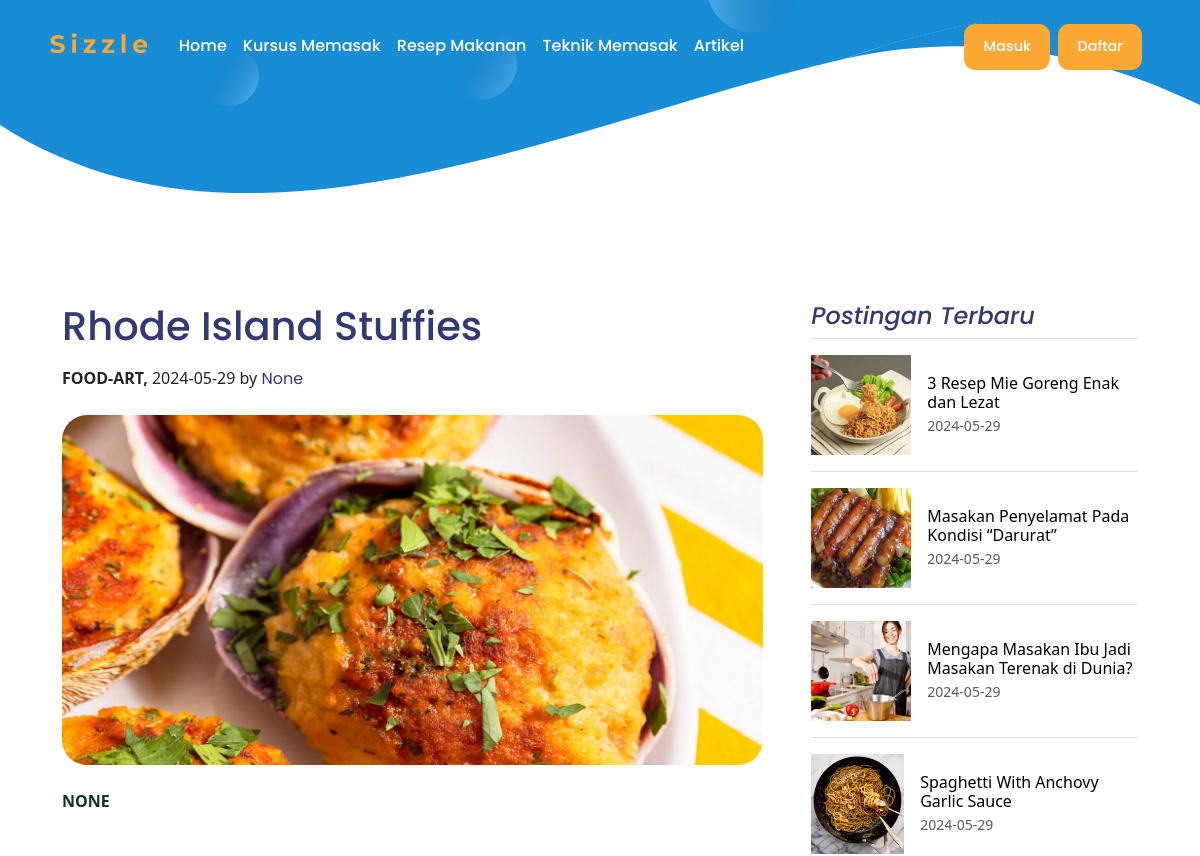
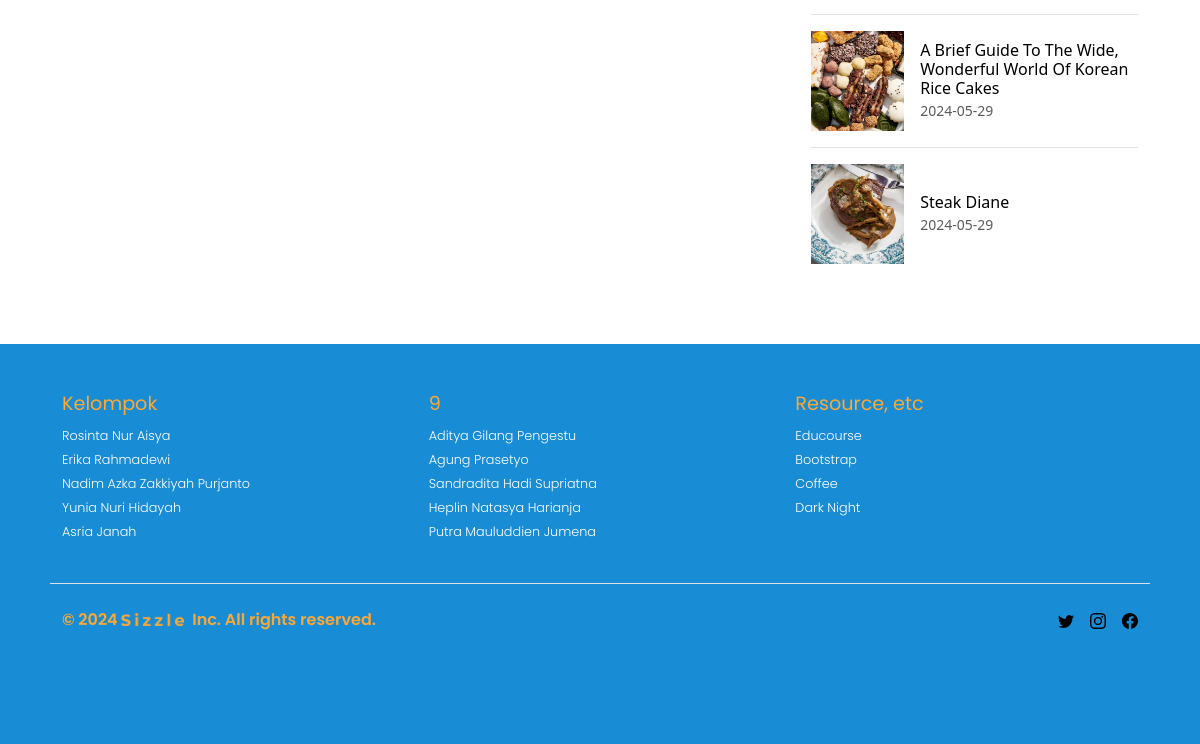
Before: /artikel/11/ with the older database file (2 pictures, top to bottom).
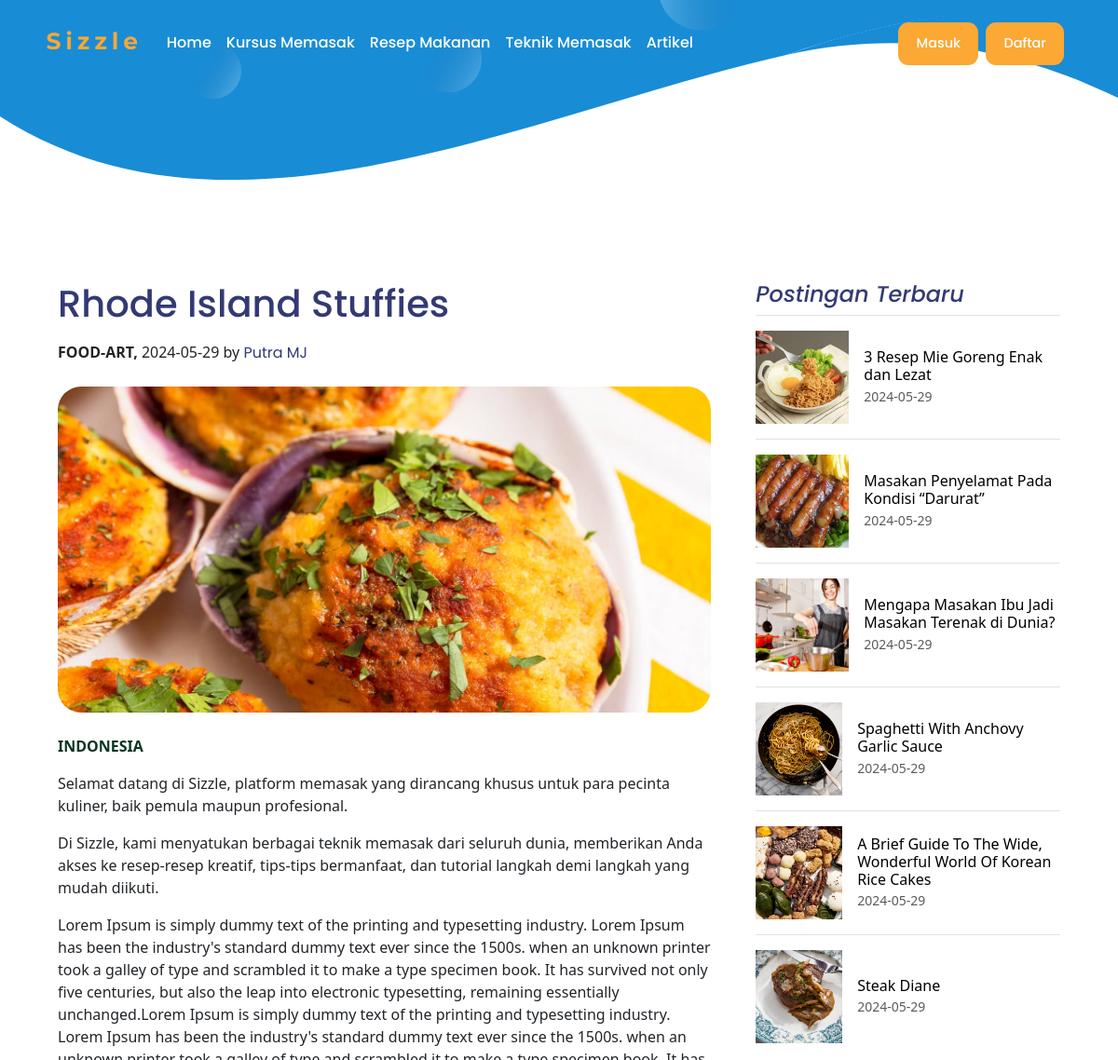
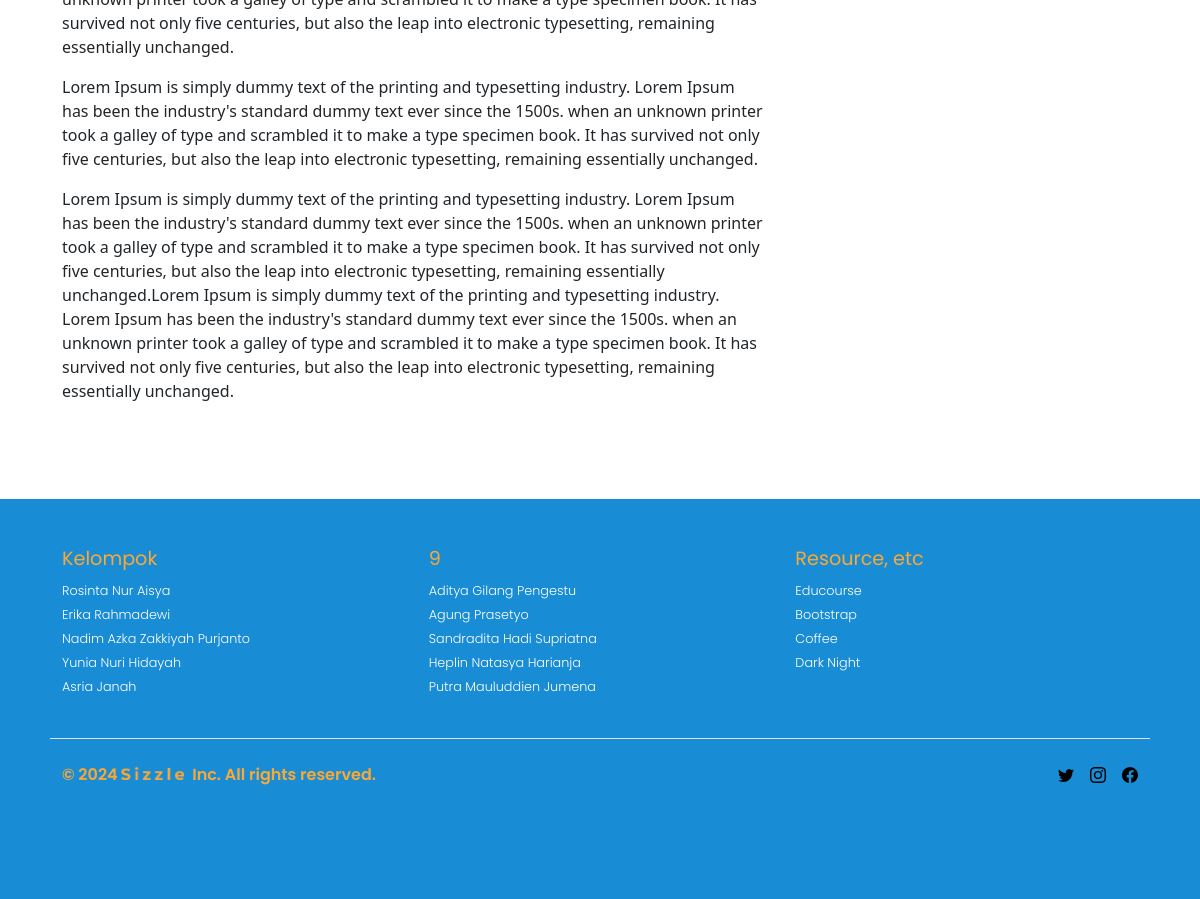
After: the same page with the newer database file (2 pictures, top to bottom).
### app/models.py (models this page shows, shortened)
class Artikel(models.Model):
    id_artikel = models.AutoField(primary_key=True)
    judul_artikel = models.CharField(max_length=255, null=True, blank=True)
    penulis = models.CharField(max_length=100, null=True, blank=True)
    region = models.CharField(max_length=50, null=True, blank=True)
    isi_artikel = models.TextField(null=True, blank=True)
    tanggal_upload = models.DateTimeField(null=True, blank=True)
    kategori_artikel = models.CharField(max_length=100, null=True, blank=True)
    gambar_artikel = models.ImageField(upload_to='images/artikel/', null=True, blank=True)

### app/views.py (the view)
# urls.py: path('artikel/<int:id>/', views.detail_artikel, name='detail_artikel'),
def detail_artikel(request, id):
    artikel = get_object_or_404(Artikel, id_artikel=id)
    recent_artikels = Artikel.objects.order_by('-tanggal_upload')[:6]
    return render(request, 'detail_artikel.html', {
        'artikel': artikel,
        'recent_artikels': recent_artikels
    })

### templates/detail_artikel.html (shortened to what this page needs)
<!DOCTYPE html>
{% extends 'base.html' %}
{% load static %}
{% block body_block %}
<main class="container">
    <div class="row g-5">
        <div class="col-md-8 mb-5">
            <article class="blog-post mb-5">
                <h1 class="font-1 mb-1">{{ artikel.judul_artikel }}</h1>
                <p class="blog-post-meta mt-3">
                    <strong>{{ artikel.kategori_artikel|upper }}, </strong>
                    {{ artikel.tanggal_upload|date:"Y-m-d" }} by <a class="font-1 text-decoration-none">{{ artikel.penulis }}</a>
                </p>
                <div class="position-relative mb-4 mt-4">
                    {% if artikel.gambar_artikel %}
                    <img src="{{ artikel.gambar_artikel.url }}" alt="{{ artikel.judul_artikel }}" class="img-fluid rounded-4" style="width: 100%; height: 350px; object-fit: cover;">
                    {% else %}
                    <img src="{% static 'images/sizzle-logo.svg' %}" alt="Default Image" class="img-fluid">
                    {% endif %}
                </div>
                <p>
                    <strong class="d-inline-block text-success-emphasis">{{ artikel.region|upper }}</strong>
                    {{ artikel.isi_artikel|linebreaks }}
                </p>
            </article>
        </div>
        <div class="col-md-4 mb-5">
            <div class="position-sticky" style="top: 7rem;">
                <div>
                    <h4 class="fst-italic">Postingan Terbaru</h4>
                    <ul class="list-unstyled">
                        {% for recent_artikel in recent_artikels %}
                        <li>
                            <a class="d-flex flex-column flex-lg-row gap-3 align-items-start align-items-lg-center py-3 link-body-emphasis text-decoration-none border-top" href="{% url 'detail_artikel' recent_artikel.id_artikel %}">
                                <img src="{{ recent_artikel.gambar_artikel.url }}" style="width: 100px; height: 100px; object-fit: cover;">
                                <div class="col-lg-8">
                                    <h6 class="mb-0">{{ recent_artikel.judul_artikel }}</h6>
                                    <small class="text-body-secondary">{{ recent_artikel.tanggal_upload|date:"Y-m-d" }}</small>
                                </div>
                            </a>
                        </li>
                        {% endfor %}
                    </ul>
                </div>
            </div>
        </div>
    </div>
</main>
{% endblock %}

Changed rows visible on the page:
changed Artikel "Rhode Island Stuffies": penulis "None" → "Putra MJ"; region "NONE" → "INDONESIA"; isi_artikel (not shown) → "Selamat datang di Sizzle, platform memasak yang dirancang khusus untuk para pecinta kuliner, baik pemula maupun profesional. Di Sizzle, kami menyatukan berbagai teknik memasak dari seluruh dunia, memberikan Anda akses ke resep-resep kreatif, tips-tips bermanfaat, dan tutorial langkah demi langkah yang mudah diikuti. Lorem Ipsum is simply dummy text of the printing and typesetting industry. Lorem Ipsum has been the industry's standard dummy text ever since the 1500s. when an unknown printer took a galley of type and scrambled it to make a type specimen book. It has survived not only five centuries, but also the leap into electronic typesetting, remaining essentially unchanged.Lorem Ipsum is…"
